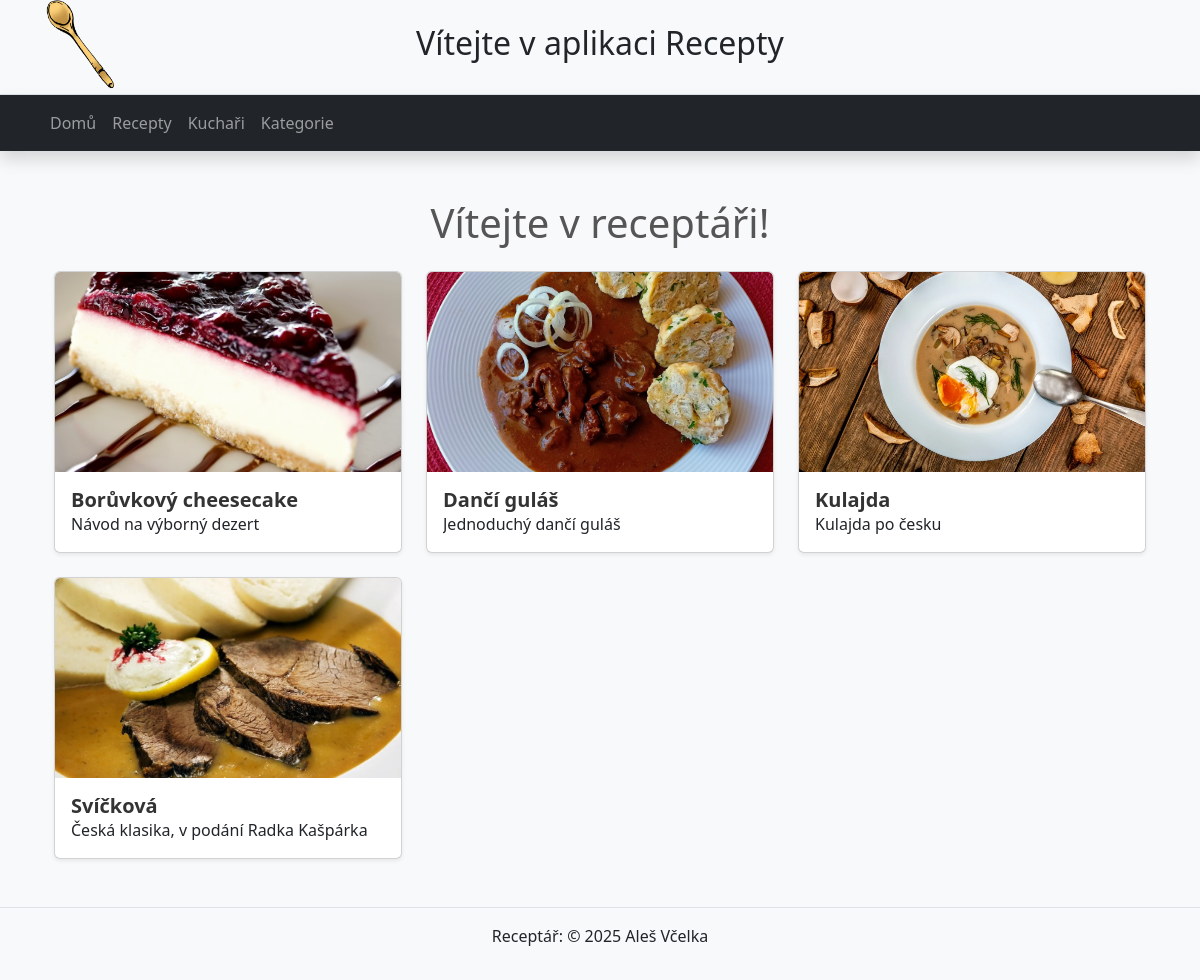
The page / on the database its author committed.
### library/models.py (models this page shows, shortened)
class Recept(models.Model):
    titul = models.CharField(max_length=100, verbose_name='Název receptu', help_text='Zadejte název receptu')
    kuchar = models.ForeignKey(Kuchar, on_delete=models.SET_NULL, null=True, verbose_name='Kuchař')
    popis = models.TextField(verbose_name='Popis receptu', help_text='Vložte popis receptu')
    ingredience = models.TextField(verbose_name='Ingredience', help_text='Vložte ingredience receptu')
    postup = models.TextField(verbose_name='Postup', help_text='Vložte postup přípravy')
    kategorie = models.ManyToManyField(Kategorie, verbose_name='Kategorie')
    obrazek = models.ImageField(upload_to='recepty/', verbose_name='Obrázek receptu', blank=True, null=True)
    created = models.DateTimeField(auto_now_add=True, verbose_name='Vytvořeno')
    updated = models.DateTimeField(auto_now=True, verbose_name='Upraveno')
    class Meta:
        ordering = ['titul']
        verbose_name = 'Recept'
        verbose_name_plural = 'Recepty'

### library/views.py (the view)
# urls.py: path('', views.index, name='index'),
def index(request):
    recepty = Recept.objects.all()
    return render(request, 'index.html', {'recepty': recepty})

### library/templates/index.html (shortened to what this page needs)
{% extends 'base.html' %}
{% load static %}
{% block content %}
<div class="container mt-5">
    <h1 class="text-center mb-4" style="color: #555555;">Vítejte v receptáři!</h1>
    <div class="row gy-4">
        {% for recept in recepty %}
        <div class="col-md-6 col-lg-4">
            <a href="{% url 'recept_detail' recept.pk %}" class="text-decoration-none text-dark">
                <div class="card h-100 shadow-sm">
                    {% if recept.obrazek %}
                    <img src="{{ recept.obrazek.url }}" alt="{{ recept.titul }}" class="card-img-top" style="height: 200px; object-fit: cover;">
                    {% else %}
                    <img src="{% static 'img/default.png' %}" alt="Default image" class="card-img-top" style="height: 200px; object-fit: cover;">
                    {% endif %}
                    <div class="card-body d-flex flex-column">
                        <h5 class="card-title" style="color: #333333;">{{ recept.titul }}</h5>
                        <p class="card-text text-truncate">{{ recept.popis }}</p>
                    </div>
                </div>
            </a>
        </div>
        {% empty %}
        <p class="text-center">Žádné recepty nebyly nalezeny.</p>
        {% endfor %}
    </div>
</div>
{% endblock %}

### library/static/css/styles.css (style rules this page uses)
body { background-color: #f8f9fa; font-family: 'Segoe UI', sans-serif; }
.card-img-top { height: 220px; object-fit: cover; }
.card-title { font-weight: bold; margin-bottom: 0.5rem; }
.card { height: 100%; display: flex; flex-direction: column; transition: transform 0.2s ease, box-shadow 0.2s ease !important; overflow: hidden; }
.card-body { flex-grow: 1; display: flex; flex-direction: column; }
.card-title { margin-bottom: auto; }
.card-text { flex-grow: 1; }
.card-title { margin-bottom: auto; font-weight: bold; }

### rows shown on the page
Recept: obrazek (picture), titul "Borůvkový cheesecake", popis "Návod na výborný dezert"
Recept: obrazek (picture), titul "Dančí guláš", popis "Jednoduchý dančí guláš"
Recept: obrazek (picture), titul "Kulajda", popis "Kulajda po česku"
Recept: obrazek (picture), titul "Svíčková", popis "Česká klasika, v podání Radka Kašpárka"
